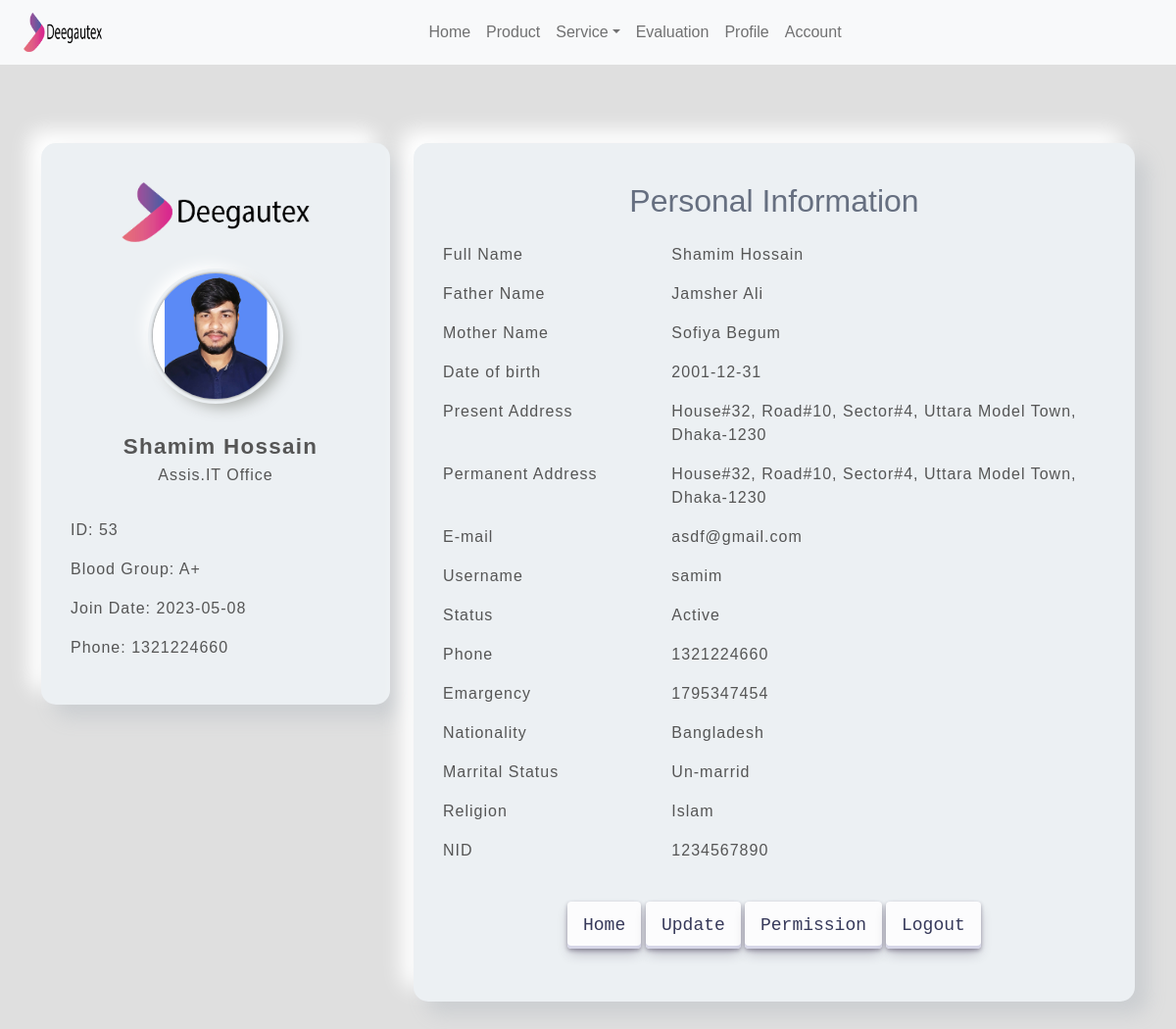
/profil.php (signed in), run on the app's committed database.
### tables this page shows
CREATE TABLE `tb_employeeinfo` (
  `Id` int(11) NOT NULL,
  `E_Name` varchar(255) NOT NULL,
  `E_Designation` varchar(255) DEFAULT NULL,
  `E_Username` varchar(255) NOT NULL,
  `E_DOB` date DEFAULT NULL,
  `E_Gender` varchar(255) DEFAULT NULL,
  `E_Email` varchar(255) DEFAULT NULL,
  `E_Password` varchar(255) DEFAULT NULL,
  `E_Phone` int(11) DEFAULT NULL,
  `E_Status` int(11) DEFAULT NULL,
  `E_FatherName` varchar(255) DEFAULT NULL,
  `E_MotherName` varchar(255) DEFAULT NULL,
  `E_PresentAddress` varchar(255) DEFAULT NULL,
  `E_PermanentAddress` varchar(255) DEFAULT NULL,
  `E_EmargencyPhone` int(11) DEFAULT NULL,
  `E_Nationality` varchar(255) DEFAULT NULL,
  `E_MarritalStatus` varchar(255) DEFAULT NULL,
  `E_Religion` varchar(255) DEFAULT NULL,
  `E_NID` int(11) DEFAULT NULL,
  `E_OfficeId` int(11) DEFAULT NULL,
  `E_JoinDate` date DEFAULT NULL,
  `E_BloodGroup` varchar(255) DEFAULT NULL,
  `E_Image` varchar(255) DEFAULT NULL,
  `E_EvaluationPermission` int(11) DEFAULT NULL,
  `E_dep_id` int(11) DEFAULT NULL,
  `E_AccountPermittion` int(11) DEFAULT NULL
);

### profil.php (the view, shortened to what this page needs)
<?php
    include 'dbconfig.php';
    if(isset($_SESSION['Id']) && isset($_SESSION['E_Name']))
    {
?>
<!DOCTYPE html>
<html lang="en">
<head>
    <link rel="stylesheet" href="https://cdnjs.cloudflare.com/ajax/libs/font-awesome/4.7.0/css/font-awesome.min.css">
    <link href="https://cdn.jsdelivr.net/npm/bootstrap@5.0.2/dist/css/bootstrap.min.css" rel="stylesheet">
    <link href="https://maxcdn.bootstrapcdn.com/font-awesome/4.3.0/css/font-awesome.min.css" rel="stylesheet">
    <link rel="stylesheet" href="profile.css" media="screen">
    <link rel="stylesheet" href="responsive.css" media="screen">
</head>
<body>
<?php
    $Id = "".$_SESSION['Id'];
    $sqlData = "SELECT * FROM tb_employeeinfo WHERE Id = $Id";
    $sqlResult = mysqli_query($conn,$sqlData);
    foreach($sqlResult as $data)
    {
        $name = $data['E_Name'];
        $desig = $data['E_Designation'];
        $dob = $data['E_DOB'];
        $email = $data['E_Email'];
        $username = $data['E_Username'];
        $phone = $data['E_Phone'];
        if($data['E_Status'] == 1)
        {
            $status = "Active";
        }
        $fatherName = $data['E_FatherName'];
        $motherName = $data['E_MotherName'];
        $presentAdrress = $data['E_PresentAddress'];
        $permanentAddress = $data['E_PermanentAddress'];
        $EPhone = $data['E_EmargencyPhone'];
        $nationality = $data['E_Nationality'];
        $marridtalStatus = $data['E_MarritalStatus'];
        $religion = $data['E_Religion'];
        $nid = $data['E_NID'];
        $officeId = $data['E_OfficeId'];
        $joinDate = $data['E_JoinDate'];
        $bloodGroup = $data['E_BloodGroup'];
        $image = $data['E_Image'];
    }
    include 'menuBar.php';
?>
<div id="profil-section">
    <div class="container">
        <div class="row">
            <div class="col-md-4">
                <div class="wrapper">
                    <div class="text-center mb-4"><img src="img/logo3.png" alt="Logo not found..."></div>
                    <div class="logo">
                        <img src="P_Pic/<?php echo $image;?>" alt="Logo not found...">
                    </div>
                    <div class="text-center mt-4 name">
                    <?php echo $name;?>
                    </div>
                    <div class="text-center">
                        <p><?php echo $desig;?></p>
                    </div>
                    <p class="pt-3">ID: <?php echo $officeId;?></p>
                    <p class="">Blood Group: <?php echo $bloodGroup;?></p>
                    <p class="">Join Date: <?php echo $joinDate;?></p>
                    <p class="">Phone: <?php echo $phone;?></p>
                </div>
            </div>
            <div class="col-md-8">
                <div class="wrapper">
                    <h2 class="text-center mb-4">Personal Information</h2>
                    <div class="row">
                        <div class="col-4"><p class="title1">Full Name</p></div>
                        <div class="col-8"><p><?php echo $name;?></p></div>
                    </div>
                    <div class="row">
                        <div class="col-4"><p>Father Name</p></div>
                        <div class="col-8"><p><?php echo $fatherName;?></p></div>
                    </div>
                    <div class="row">
                        <div class="col-4"><p>Mother Name</p></div>
                        <div class="col-8"><p><?php echo $motherName;?></p></div>
                    </div>
                    <div class="row">
                        <div class="col-4"><p>Date of birth</p></div>
                        <div class="col-8"><p><?php echo $dob;?></p></div>
                    </div>
                    <div class="row">
                        <div class="col-4"><p>Present Address</p></div>
                        <div class="col-8"><p><?php echo $presentAdrress;?></p></div>
                    </div>
                    <div class="row">
                        <div class="col-4"><p>Permanent Address</p></div>
                        <div class="col-8"><p><?php echo $permanentAddress;?></p></div>
                    </div>
                    <div class="row">
                        <div class="col-4"><p>E-mail</p></div>
                        <div class="col-8"><p><?php echo $email;?></p></div>
                    </div>
                    <div class="row">
                        <div class="col-4"><p>Username</p></div>
                        <div class="col-8"><p><?php echo $username;?></p></div>
                    </div>
                    <div class="row">
                        <div class="col-4"><p>Status</p></div>
                        <div class="col-8"><p><?php echo $status;?></p></div>
                    </div>
                    <div class="row">
                        <div class="col-4"><p>Phone</p></div>
                        <div class="col-8"><p><?php echo $phone;?></p></div>
                    </div>
                    <div class="row">
                        <div class="col-4"><p>Emargency</p></div>
                        <div class="col-8"><p><?php echo $EPhone;?></p></div>
                    </div>
                    <div class="row">
                        <div class="col-4"><p>Nationality</p></div>
                        <div class="col-8"><p><?php echo $nationality;?></p></div>
                    </div>
                    <div class="row">
                        <div class="col-4"><p>Marrital Status</p></div>
                        <div class="col-8"><p><?php echo $marridtalStatus;?></p></div>
                    </div>
                    <div class="row">
                        <div class="col-4"><p>Religion</p></div>
                        <div class="col-8"><p><?php echo $religion;?></p></div>
                    </div>
                    <div class="row">
                        <div class="col-4"><p>NID</p></div>
                        <div class="col-8"><p><?php echo $nid;?></p></div>
                    </div>
                    <div class="text-center my-4">
                    <a href="index"><button class="button-30">Home</button></a>
                    <a href="userUpdate"><button class="button-30">Update</button></a>
                    <a href="status"><button class="button-30">Permission</button></a>
                    <a href="logout"><button class="button-30">Logout</button></a>
                    </div>
                </div>
            </div>
        </div>
    </div>
</div>
</body>
</html>
<?php
    }
    else{
        header("Location: log.php");
        exit();
    }
?>

### profile.css (style rules this page uses)
* { padding: 0; margin: 0; box-sizing: border-box; }
body { font-family: 'Titillium Web', sans-serif; font-size:16px; color:#666f80; text-transform:initial; max-width:1920px; margin:0 auto; overflow-x:hidden; background-color: rgb(223, 223, 223); }
.wrapper { max-width: 100%; min-height: 31.25rem; margin: 80px auto; padding: 40px 30px 30px 30px; background-color: #ecf0f3; border-radius: 15px; box-shadow: 13px 13px 20px #cbced1, -13px -13px 20px #fff; }
.wrapper img { height: 100%; width: 12rem; margin-bottom: 0.5rem; }
.logo { width: 8rem; margin: auto; }
.logo img { width: 100%; height: 8rem; object-fit: cover; border-radius: 50%; box-shadow: 0px 0px 3px #5f5f5f, 0px 0px 0px 5px #ecf0f3, 8px 8px 15px #a7aaa7, -8px -8px 15px #fff; }
.wrapper .name { font-weight: 600; font-size: 1.4rem; letter-spacing: 1.3px; padding-left: 10px; color: #555; }
.wrapper p { font-weight: 400; font-size: 1rem; letter-spacing: 1px; color: #555; }
.button-30 { align-items: center; appearance: none; background-color: #FCFCFD; border-radius: 4px; border-width: 0; box-shadow: rgba(45, 35, 66, 0.4) 0 2px 4px,rgba(45, 35, 66, 0.3) 0 7px 13px -3px,#D6D6E7 0 -3px 0 inset; box-sizing: border-box; color: #36395A; cursor: pointer; display: inline-flex; font-family: "JetBrains Mono",monospace; height: 48px; justify-content: center; line-height: 1; list-style: none; overflow: hidden; padding-left: 16px; padding-right: 16px; position: relative; text-align: left; text-decoration: none; transition: box-shadow .15s,transform .15s; user-select: none; -webkit-user-select: none; touch-action: manipulation; white-space: nowrap; will-change: box-shadow,transform; font-size: 18px; }

### data on the page
tb_employeeinfo: E_Image (picture), E_Name "Shamim Hossain", E_Designation "Assis.IT Office", E_OfficeId "53", E_BloodGroup "A+", E_JoinDate "2023-05-08", E_Phone "1321224660", E_FatherName "Jamsher Ali", E_MotherName "Sofiya Begum", E_DOB "2001-12-31", E_PresentAddress "House#32, Road#10, Sector#4, Uttara Model Town, Dhaka-1230", E_PermanentAddress "House#32, Road#10, Sector#4, Uttara Model Town, Dhaka-1230", E_Email "asdf@gmail.com", E_Username "samim", E_Status "Active", E_EmargencyPhone "1795347454", E_Nationality "Bangladesh", E_MarritalStatus "Un-marrid", E_Religion "Islam", E_NID "1234567890"
